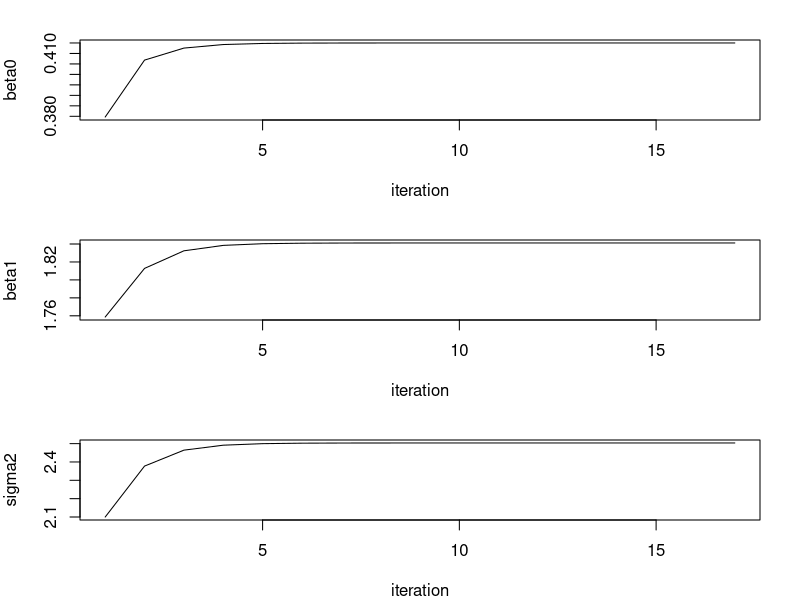
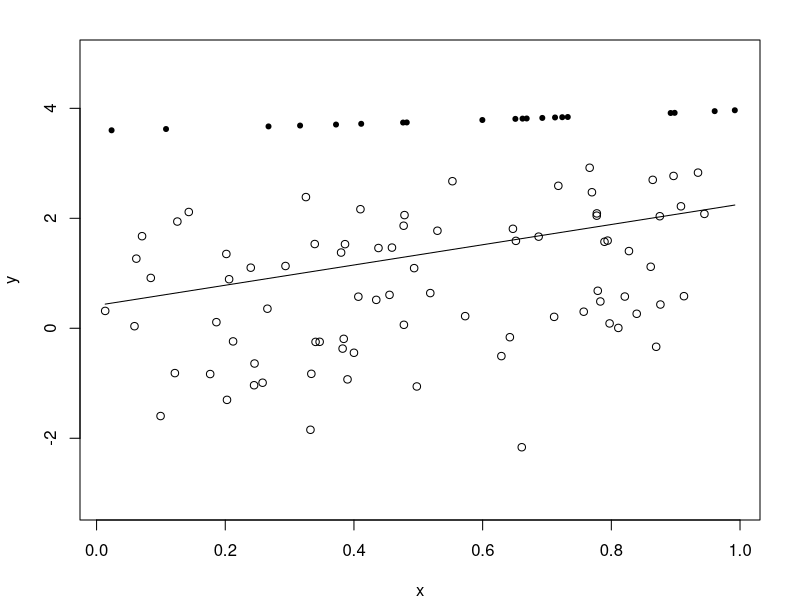

These charts were generated, in order, by the following R code:
# R
#### Stat243
#### Problem Set 5
#### 4. EM

rm(list = ls(all = TRUE)) # remove all objects

##############################################
#### test data generation
##############################################
set.seed(0)
n <- 100 # sample size
c <- n * 0.2 # test (a)/(b) exceedance=20%/80%
# true parameter values
theta <- rep(NA, 3)
names(theta) <- c("beta0", "beta1", "sigma2")
theta["beta0"]  <- 0.5
theta["beta1"]  <- 2
x <- runif(n)
theta["sigma2"] <- (theta["beta1"]/3)^2*sum( (x-mean(x))^2 )
# simulated data
e <- rnorm(n, mean = 0, sd = sqrt(theta["sigma2"]))
y <- theta["beta0"] + theta["beta1"]*x + e
sort.y <- sort(y, decreasing = TRUE)
tau <- sort.y[c+1] # threshold
y[which(y>tau)] <- as.numeric("NA")

#############################################
#### (c) EM implementation
#### input: x, y, tau
#############################################
EM.censor <- function(x,y,tau){
	obs <- which(!is.na(y)) # observed y indices
	cen <- which(is.na(y))  # censored y indices
	c <- length(cen)
	n <- length(y)  # sample size
	ny <- y #censored y's to be updated by EM
	
	# simulation setup 
	tol  <- 1e-8
	iter <- 0
	lim  <- 1000
	beta0.trace  <- matrix(NA, lim, 1)
	beta1.trace  <- matrix(NA, lim, 1)
	sigma2.trace <- matrix(NA, lim, 1)
	more = TRUE
	
	# initialization
	beta1  <- ( (n-c)*mean(y[obs]) + c*tau )/(n*mean(x))
	beta0  <- mean(y[obs]) - beta1*mean(x)
	sigma2 <- sum((y[obs]-beta0-beta1*x[obs])^2)/(n-c)
	
	# auxiliary function
	rho <- function(x){
	  return ( dnorm(x) / (1 - pnorm(x)) )
	}
	
	# main optimization
	while(more){
	  iter <- iter + 1
	  # E-step
	  mu <- beta0 + beta1*x
	  tauS <- (tau - mu)/sqrt(sigma2)
	  ny[cen] <- mu[cen] + sqrt(sigma2)*rho(tauS[cen]) # E(Z)
	  vy <- sigma2*(1 + tauS[cen]*rho(tauS[cen]) - rho(tauS[cen])^2) # V(Z)
	  # M-step
	  fit <- lm(ny~x) # LS fit for beta MLEs
	  b0 <- fit$coefficients[1]
	  b1 <- fit$coefficients[2]
	  sig2 <- (sum(fit$residuals^2) + sum(vy))/n # MLE of sigma2
	  # convergence
	  diff.th <- abs(beta0-b0) + abs(beta1-b1) + abs(log(sigma2)-log(sig2))
	  more <- (diff.th > tol) # check tol
	  # update theta
	  beta0 <- b0
	  beta1 <- b1
	  sigma2 <- sig2
	  # record trace
	  beta0.trace[iter]  <- beta0
	  beta1.trace[iter]  <- beta1
	  sigma2.trace[iter] <- sigma2
	}
	
	theta.result <- c(beta0,beta1,sigma2)
	names(theta.result) <- c("beta0", "beta1", "sigma2")
	print(theta) #global true parameter
	print(theta.result)
	print(iter)
	# iterates results
	par(mfrow=c(3,1), mar=c(4,4,2,2),cex=1);
	plot(1:iter,beta0.trace[1:iter],xlab="iteration",ylab="beta0","l")
	plot(1:iter,beta1.trace[1:iter],xlab="iteration",ylab="beta1","l")
	plot(1:iter,sigma2.trace[1:iter],xlab="iteration",ylab="sigma2","l")
	
	par(mfrow=c(1,1));
	plot(x,y,ylim=c(min(y[obs])-1,max(y[obs])+2)) # plot data
	points(x[cen],ny[cen],type = "p",pch=20)
	lines(c(sort(x)[1],sort(x)[n]),c(beta0+beta1*sort(x)[1],beta0+beta1*sort(x)[n])) # LS line
}

EM.censor(x,y,tau)

#############################################
#### (d) BFGS implementation
#### input: x, y, tau
#############################################

BFGS.censor <- function(x,y,tau){
	obs <- which(!is.na(y)) # observed y indices
	cen <- which(is.na(y))  # censored y indices
	c <- length(cen)
	n <- length(y)  # sample size
	
	# initialization
	beta1  <- ( (n-c)*mean(y[obs]) + c*tau )/(n*mean(x))
	beta0  <- mean(y[obs]) - beta1*mean(x)
	sigma2 <- sum((y[obs]-beta0-beta1*x[obs])^2)/(n-c)
	init0 <- c(beta0,beta1,sigma2)
	
	# log liklihood
	pp.lik <- function(par, x, y, tau, obs, cen) {
	  b0   <- par[1]
	  b1   <- par[2]
	  sig2 <- par[3]
	  
		mu  <- b0 + b1*x
		if (sig2 <= 0)
			sig <- 1e-6
		else
			sig <- sqrt(sig2)
		
		obs.lik <- sum(log(dnorm(y[obs], mean = mu[obs], sd = sig)))
		cen.lik <- sum(log(pnorm(tau, mean = mu[cen], sd = sig, lower.tail=F)))
		
		return (-(obs.lik + cen.lik))
	}
	
	# optimize
	opt <- optim(init0, pp.lik, x = x, y = y, tau = tau, obs = obs, cen = cen, 
	method = 'BFGS', control = list(trace = TRUE, parscale = c(1,1,10)), hessian = TRUE) 
	# results
	print(theta)
	cat(opt$par,"\t theta \n")
	cat(sqrt(diag(solve(opt$hessian))), "\t se(theta) \n")
}
BFGS.censor(x,y,tau)

  
